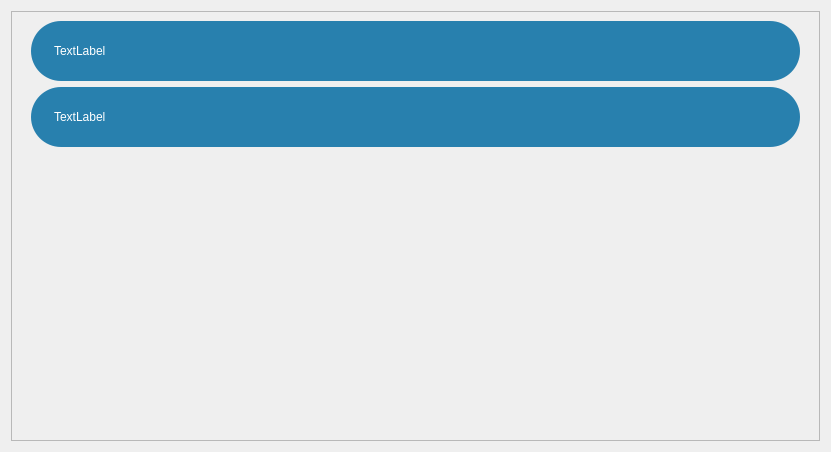
          <widget class="QWidget" name="scrollArea_feedback_1_7">
           <property name="geometry">
            <rect>
             <x>0</x>
             <y>0</y>
             <width>831</width>
             <height>451</height>
            </rect>
           </property>
           <layout class="QVBoxLayout" name="verticalLayout_54">
            <item>
             <widget class="QFrame" name="frm2_scroll_1_7">
              <property name="minimumSize">
               <size>
                <width>0</width>
                <height>430</height>
               </size>
              </property>
              <property name="maximumSize">
               <size>
                <width>16777215</width>
                <height>16777215</height>
               </size>
              </property>
              <property name="frameShape">
               <enum>QFrame::StyledPanel</enum>
              </property>
              <property name="frameShadow">
               <enum>QFrame::Raised</enum>
              </property>
              <layout class="QVBoxLayout" name="verticalLayout_55">
               <item>
                <layout class="QVBoxLayout" name="verticalLayout_56">
                 <item>
                  <widget class="QLabel" name="label_17">
                   <property name="minimumSize">
                    <size>
                     <width>0</width>
                     <height>60</height>
                    </size>
                   </property>
                   <property name="maximumSize">
                    <size>
                     <width>16777215</width>
                     <height>60</height>
                    </size>
                   </property>
                   <property name="styleSheet">
                    <string notr="true">*{
background-color: #2880AE;
border-radius: 30px;
padding: 0 0 0 20px;
font: 12pt &quot;Segoe UI&quot;;
color: #ffffff;
margin: 0 10px 0 10px;
}</string>
                   </property>
                   <property name="text">
                    <string>TextLabel</string>
                   </property>
                  </widget>
                 </item>
                 <item>
                  <widget class="QLabel" name="label_18">
                   <property name="minimumSize">
                    <size>
                     <width>0</width>
                     <height>60</height>
                    </size>
                   </property>
                   <property name="maximumSize">
                    <size>
                     <width>16777215</width>
                     <height>60</height>
                    </size>
                   </property>
                   <property name="styleSheet">
                    <string notr="true">*{
background-color: #2880AE;
border-radius: 30px;
padding: 0 0 0 20px;
font: 12pt &quot;Segoe UI&quot;;
color: #ffffff;
margin: 0 10px 0 10px;
}</string>
                   </property>
                   <property name="text">
                    <string>TextLabel</string>
                   </property>
                  </widget>
                 </item>
                 <item>
                  <spacer name="verticalSpacer_3">
                   <property name="orientation">
                    <enum>Qt::Vertical</enum>
                   </property>
                   <property name="sizeHint" stdset="0">
                    <size>
                     <width>20</width>
                     <height>40</height>
                    </size>
                   </property>
                  </spacer>
                 </item>
                </layout>
               </item>
              </layout>
             </widget>
            </item>
           </layout>
          </widget>
